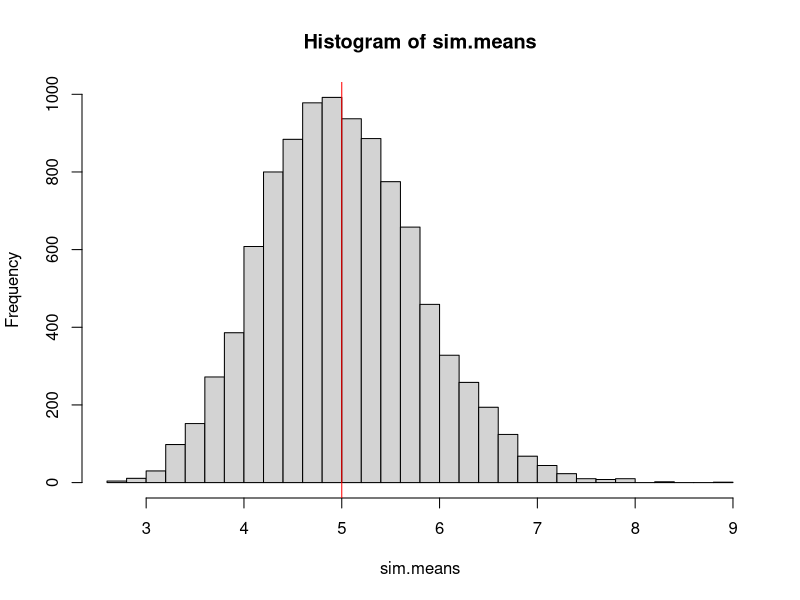
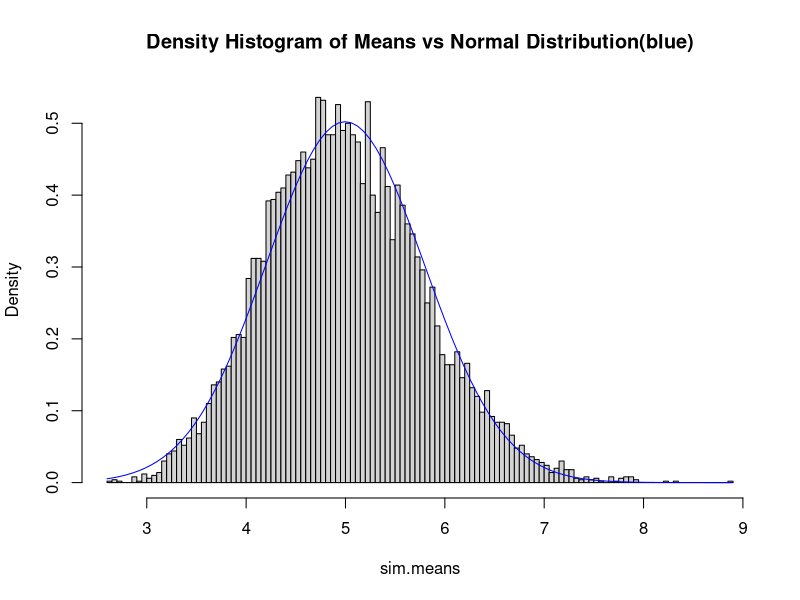

Here is the R script that generated these plots, in order:
## ---- chunk 1
set.seed(42)

nSim <- 10000
samples <- 40
lambda <- 0.2

sim <-matrix(rexp(nSim*samples, lambda), nSim, samples)
## ---- chunk 2
theoretical.mean <- 1/lambda
theoretical.sd <- 1/lambda
theoretical.var <- theoretical.sd**2
theoretical.var.of.means <- theoretical.var/samples
## ---- chunk 3
sim.means <- rowMeans(sim)
## ---- chunk 4
hist(sim.means, breaks = 25)
abline(v = theoretical.mean, col = "red")
## ---- chunk 5
mean(sim.means) - theoretical.mean
## ---- chunk 6
sim.var.of.means <- var(sim.means)
sim.var.of.means
theoretical.var.of.means
sim.var.of.means - theoretical.var.of.means
## ---- chunk 7
hist(sim.means, breaks = 100, prob = T, main = "Density Histogram of Means vs Normal Distribution(blue)")
curve(dnorm(x, mean = mean(sim.means), sd = sd(sim.means)), add = T, col = "blue")
## ---- chunk 8
sim.sd <-apply(sim, 1, sd)
sim.se <- sim.sd/sqrt(samples)
CI.ub <- sim.means + (1.96*sim.se)
CI.lb <- sim.means - (1.96*sim.se)
coverage <- sum((CI.ub >= 1/lambda)&(CI.lb <= 1/lambda))
coverage/length(sim.means)
